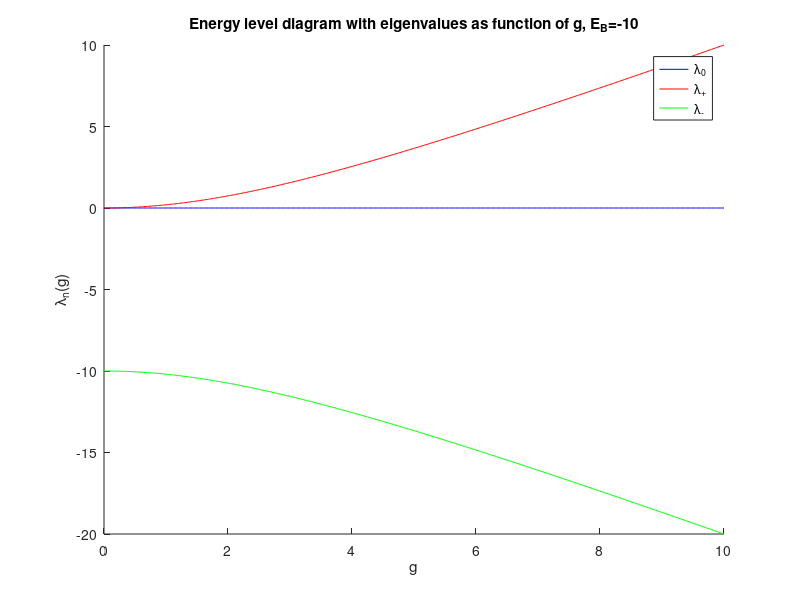
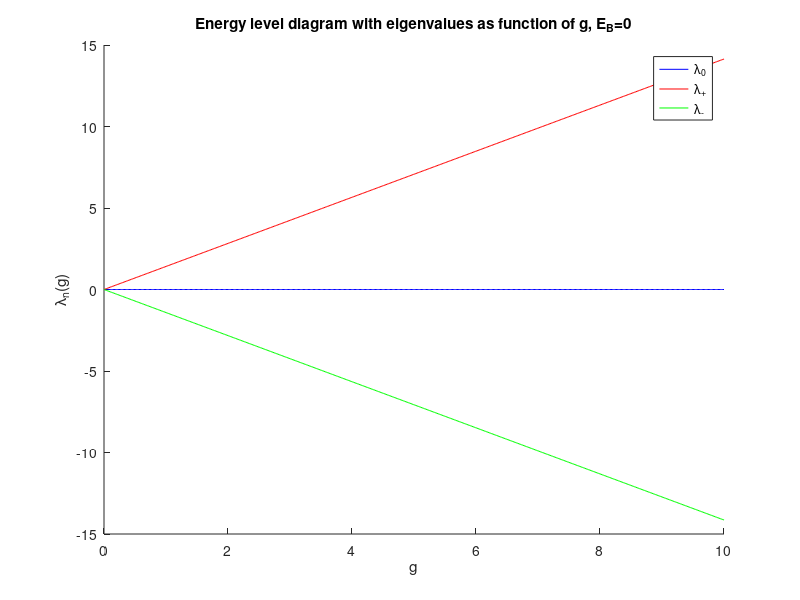
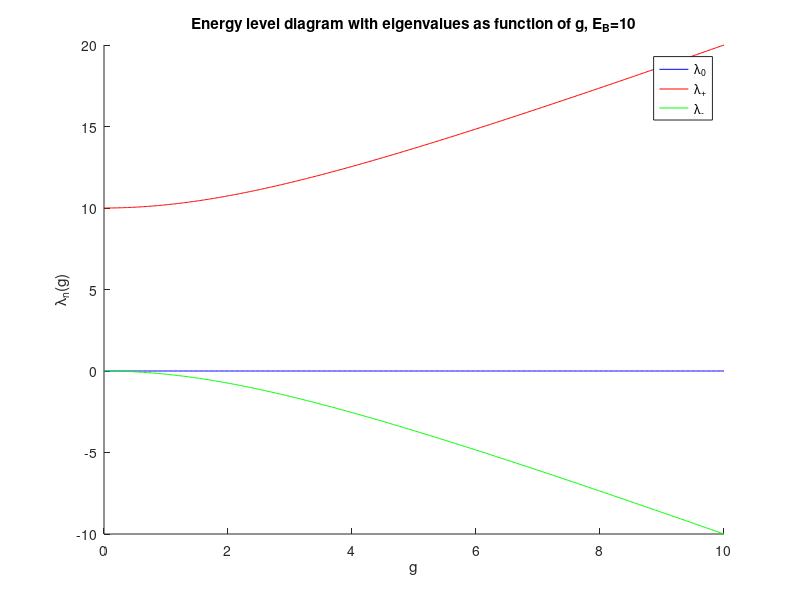

These figures' MATLAB source, in order:
g = linspace(0,10,500);

for E_B = [-10 0 10]
    figure;
    lambda_0 = 0.*g;
    lambda_plus = (E_B + sqrt(E_B^2 + 8*g.^2))./2;
    lambda_minus = (E_B - sqrt(E_B^2 + 8*g.^2))./2; 
    hold on
    plot(g, lambda_0, 'b', g, lambda_plus, 'r', g, lambda_minus, 'g')
    legend('\lambda_0', '\lambda_+', '\lambda_-')
    title(['Energy level diagram with eigenvalues as function of g, E_B=', num2str(E_B)])
    xlabel('g');
    ylabel('\lambda_n(g)');
    hold off
end